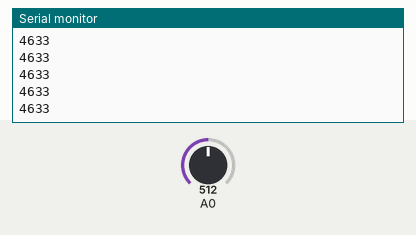
This sketch was run on a simulated Arduino Uno, built with avr-gcc and run on an emulated ATmega328P. Parts: the last lines printed to the serial monitor. The test bench sets the inputs (shaded band); at power-on: A0 = 512.

Above: at 1.2 s.
1.3 s: A0 set to 716
At 1.44 s:
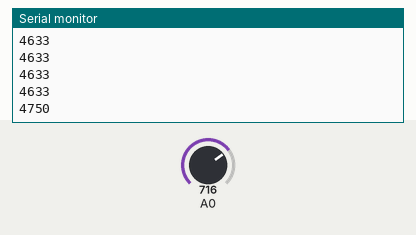
2.8 s: A0 set to 900
At 2.84 s:
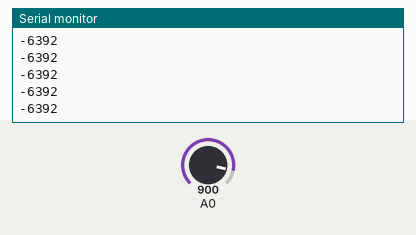
Timing chart, 0 to 5.8 s (numbered marks = the images above; inputs shaded):
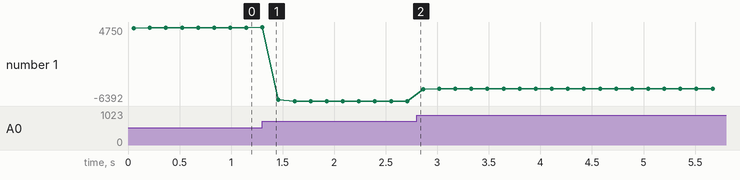

The sketch:

p_a.ino
```cpp
int ciclos=0;  //promediamos 50 mediciones ciclos es la variable del for
int sensorValue =0;    //lectura del A/D
int presion=0;    //conversion a presion con funcion map
int offset=47;     // calculo del offset a presión atmosferica ambos picos


void setup() {
// initialize serial communication at 9600 bits per second:
Serial.begin(9600);
}


void loop() {
// read the input on analog pin 0:
for( ciclos=0;ciclos<50;ciclos++)
  {
  sensorValue = sensorValue + analogRead(A0);
  delay(1);
  }
  sensorValue=sensorValue/50 - offset;
  presion=map(sensorValue,0,1023,0,10000);

// print out the value you read:
Serial.println(presion);
delay(100);// delay in between reads for stability
}
```

Measured:
- after the input at 1.3 s, the serial monitor: prints a new line at once (image 1)
- plotted number 1: 4633 → -6392 after the input at 1.3 s, -6392 → -4565 after the input at 2.8 s
